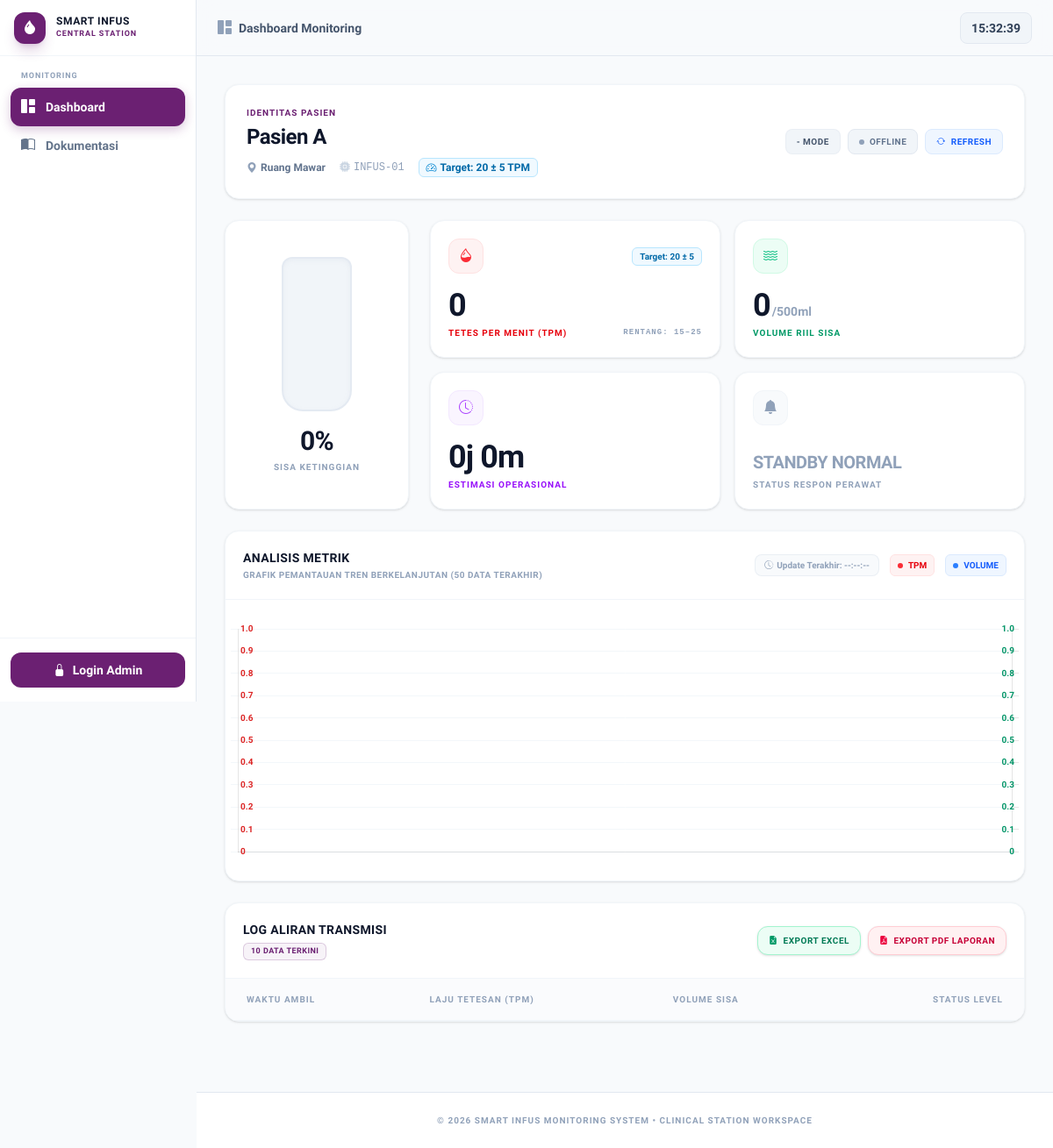
Page /detail.php?id=INFUS-01 on the committed database.
### tables this page shows
CREATE TABLE IF NOT EXISTS `devices` (
  `id`            INT(11)      NOT NULL AUTO_INCREMENT,
  `device_id`     VARCHAR(50)  NOT NULL UNIQUE,
  `nama`          VARCHAR(100) NOT NULL DEFAULT 'Infus',
  `lokasi`        VARCHAR(100) NOT NULL DEFAULT '-',
  `pasien`        VARCHAR(100) NOT NULL DEFAULT '-',
  `target_tpm`    INT(11)      NOT NULL DEFAULT 20,
  `tpm_tolerance` INT(11)      NOT NULL DEFAULT 5,
  `no_suster`     VARCHAR(20)  NOT NULL DEFAULT '',
  `no_keluarga`   VARCHAR(20)  NOT NULL DEFAULT '',
  `family_token`  VARCHAR(64)  NOT NULL DEFAULT '',
  `aktif`         TINYINT(1)   NOT NULL DEFAULT 1,
  `created_at`    TIMESTAMP    NOT NULL DEFAULT CURRENT_TIMESTAMP,
  PRIMARY KEY (`id`)
);

### config/auth.php (called while the page is built, shortened)
<?php
function isLoggedIn(): bool {
    return !empty($_SESSION['user_id']) && !empty($_SESSION['user_role']);
}
function getCurrentUser(): ?array {
    if (!isLoggedIn()) return null;
    return [
        'id'       => $_SESSION['user_id'],
        'username' => $_SESSION['user_username'] ?? '',
        'nama'     => $_SESSION['user_nama'] ?? '',
        'role'     => $_SESSION['user_role'],
    ];
}

### detail.php (the view, shortened to what this page needs)
<?php
require_once __DIR__ . '/config/auth.php';
$device_id = isset($_GET['id']) ? trim($_GET['id']) : null;
$db = getDB();
$devStmt = $db->prepare("SELECT * FROM devices WHERE device_id = :id AND aktif = 1");
$devStmt->execute([':id' => $device_id]);
$device = $devStmt->fetch();
$latestStmt = $db->prepare("
    SELECT * FROM infus_data
    WHERE device_id = :id
    ORDER BY created_at DESC
    LIMIT 1
");
$latestStmt->execute([':id' => $device_id]);
$latest = $latestStmt->fetch();
$chartLabels  = [];
$chartTPM     = [];
$chartVolume  = [];
$persen     = $latest['persen']      ?? 0;
$volumeSisa = $latest['volume_sisa'] ?? 0;
$volumeAwal = $latest['volume_awal'] ?? 500;
$tpm        = $latest['tpm']         ?? 0;
$nurseCall  = $latest['nurse_call']  ?? 0;
$mode       = $latest['mode']        ?? '-';
$estJam     = $latest['estimasi_jam'] ?? 0;
$estMnt     = $latest['estimasi_mnt'] ?? 0;
$lastUpdate = $latest['created_at']   ?? null;
$isOnline   = $lastUpdate && (strtotime($lastUpdate) >= time() - 30);
$targetTpm  = (int)($device['target_tpm'] ?? 20);
$tpmTol     = (int)($device['tpm_tolerance'] ?? 5);
$tpmMin     = max(1, $targetTpm - $tpmTol);
$tpmMax     = $targetTpm + $tpmTol;
?>
<!DOCTYPE html>
<html lang="id">
<head>
  <link rel="stylesheet" href="assets/css/style.css" />
  <link rel="stylesheet" href="https://cdn.jsdelivr.net/npm/bootstrap-icons@1.11.3/font/bootstrap-icons.min.css" />
</head>
<body class="bg-slate-50 text-slate-800 min-h-screen flex flex-col selection:bg-[#6b2072]/10 selection:text-[#6b2072] font-sans antialiased"
  data-detail-pasien="<?= htmlspecialchars($device['pasien']) ?>"
  data-detail-lokasi="<?= htmlspecialchars($device['lokasi']) ?>"
  data-target-tpm="<?= $targetTpm ?>"
  data-tpm-tol="<?= $tpmTol ?>">
  <?php require __DIR__ . '/config/navbar.php'; ?>
  <main class="max-w-7xl mx-auto w-full px-4 sm:px-6 lg:px-8 py-8 flex-1">
    <div id="detail-header-card" class="bg-white border border-slate-100 rounded-2xl p-6 shadow-sm mb-6 transition-all duration-500 <?= ($nurseCall && $isOnline) ? 'border-red-200 bg-red-50/20 ring-4 ring-red-500/5' : '' ?>">
      <div class="flex flex-col sm:flex-row justify-between items-start sm:items-center gap-4">
        <div>
          <div class="text-[10px] font-black text-[#6b2072] uppercase tracking-widest mb-1">Identitas Pasien</div>
          <h2 class="text-2xl font-black text-slate-900 tracking-tight"><?= htmlspecialchars($device['pasien']) ?></h2>
          <div class="flex flex-wrap gap-x-4 gap-y-1 mt-2">
            <span class="text-xs font-semibold text-slate-500 flex items-center gap-1">
              <i class="bi bi-geo-alt-fill text-slate-400"></i><?= htmlspecialchars($device['lokasi']) ?>
            </span>
            <span class="text-xs font-medium text-slate-400 flex items-center gap-1 font-mono">
              <i class="bi bi-cpu-fill text-slate-300"></i><?= htmlspecialchars($device['device_id']) ?>
            </span>
            <span class="inline-flex items-center gap-1 text-xs font-bold text-sky-700 bg-sky-50 border border-sky-200 px-2 py-0.5 rounded-md">
              <i class="bi bi-speedometer2 text-sky-600"></i>Target: <?= $targetTpm ?> ± <?= $tpmTol ?> TPM
            </span>
          </div>
        </div>
        <div class="flex flex-wrap items-center gap-2 self-stretch sm:self-auto">
          <span id="d-mode-badge" class="text-[10px] font-black bg-slate-100 text-slate-600 px-3 py-1.5 rounded-lg uppercase tracking-wider border border-slate-200/50">
            <?= htmlspecialchars($mode) ?> MODE
          </span>
          <span id="d-online-badge" class="inline-flex items-center gap-1.5 px-3 py-1.5 rounded-lg text-[10px] font-black tracking-wider border <?= $isOnline ? 'bg-emerald-50 text-emerald-700 border-emerald-200' : 'bg-slate-100 text-slate-500 border-slate-200' ?>">
            <span class="w-1.5 h-1.5 rounded-full <?= $isOnline ? 'bg-emerald-500 animate-pulse' : 'bg-slate-400' ?>"></span>
            <?= $isOnline ? 'CONNECTED' : 'OFFLINE' ?>
          </span>
          <button onclick="refreshDetail()" class="inline-flex items-center gap-1.5 px-3 py-1.5 bg-blue-50 hover:bg-blue-100 border border-blue-100 text-blue-600 text-[10px] font-black tracking-wider rounded-lg transition-colors">
            <i class="bi bi-arrow-repeat"></i> REFRESH
          </button>
        </div>
      </div>
    </div>
    <div class="grid grid-cols-1 lg:grid-cols-4 gap-6 mb-6">
      <div class="bg-white border border-slate-100 rounded-2xl p-6 shadow-sm flex flex-col items-center justify-center gap-4 lg:col-span-1">
        <div class="w-20 h-44 bg-slate-100 border-2 border-slate-200/80 rounded-t-xl rounded-b-3xl relative overflow-hidden shadow-inner shadow-slate-200/50">
          <div id="d-bottle-fluid"
               style="position:absolute; bottom:0; left:0; right:0; width:100%; height:<?= $persen ?>%; transition:height 1s ease-in-out; background:<?= !$isOnline ? '#94a3b8' : ($persen > 50 ? 'linear-gradient(to top,#6b2072,#a855f7)' : ($persen > 20 ? 'linear-gradient(to top,#d97706,#f59e0b)' : 'linear-gradient(to top,#dc2626,#f87171)')) ?>; <?= ($isOnline && $persen <= 20) ? 'animation:fluid-blink 1.5s infinite;' : '' ?>">
            <div style="position:absolute; top:0; left:0; right:0; width:100%; height:6px; background:rgba(255,255,255,0.2);"></div>
          </div>
        </div>
        <div class="text-center">
          <div id="d-persen-text" class="text-3xl font-black text-slate-900 tracking-tight"><?= number_format($persen,0) ?>%</div>
          <div class="text-[10px] font-bold text-slate-400 uppercase tracking-widest mt-1">Sisa Ketinggian</div>
        </div>
      </div>
      <div class="grid grid-cols-1 sm:grid-cols-2 gap-4 lg:col-span-3">
        <div class="bg-white border border-slate-100 rounded-2xl p-5 shadow-sm flex flex-col justify-between">
          <div class="flex items-center justify-between">
            <div class="w-10 h-10 bg-red-50 border border-red-100 text-red-500 rounded-xl flex items-center justify-center text-base">
              <i class="bi bi-droplet-half"></i>
            </div>
            <span id="d-tpm-badge" class="text-[10px] font-bold text-sky-700 bg-sky-50 border border-sky-200 px-2 py-0.5 rounded-md">
              Target: <?= $targetTpm ?> ± <?= $tpmTol ?>
            </span>
          </div>
          <div class="mt-4">
            <div id="d-tpm" class="text-4xl font-black text-slate-900 tracking-tight"><?= number_format($tpm,0) ?></div>
            <div class="text-[10px] font-black text-red-600 uppercase tracking-widest mt-1 flex items-center justify-between">
              <span>Tetes Per Menit (TPM)</span>
              <span id="d-tpm-range" class="text-slate-400 font-mono text-[9px] font-semibold">Rentang: <?= $tpmMin ?>–<?= $tpmMax ?></span>
            </div>
          </div>
        </div>
        <div class="bg-white border border-slate-100 rounded-2xl p-5 shadow-sm flex flex-col justify-between">
          <div class="w-10 h-10 bg-emerald-50 border border-emerald-100 text-emerald-500 rounded-xl flex items-center justify-center text-base">
            <i class="bi bi-water"></i>
          </div>
          <div class="mt-4">
            <div class="text-4xl font-black text-slate-900 tracking-tight">
              <span id="d-volume"><?= number_format($volumeSisa,0) ?></span><span class="text-sm font-bold text-slate-400 tracking-normal ml-0.5">/<?= number_format($volumeAwal,0) ?>ml</span>
            </div>
            <div class="text-[10px] font-black text-emerald-600 uppercase tracking-widest mt-1">Volume Riil Sisa</div>
          </div>
        </div>
        <?php
          $isDetailMacet = $isOnline && ((float)$tpm === 0.0) && ((float)$volumeSisa > 0);
        ?>
        <div class="bg-white border border-slate-100 rounded-2xl p-5 shadow-sm flex flex-col justify-between">
          <div class="w-10 h-10 bg-purple-50 border border-purple-100 text-purple-500 rounded-xl flex items-center justify-center text-base">
            <i class="bi bi-clock-history"></i>
          </div>
          <div class="mt-4">
            <div id="d-estimasi" class="text-4xl font-black text-slate-900 tracking-tight"><?= $isDetailMacet ? '<span class="text-purple-600">Terhenti</span>' : "{$estJam}j {$estMnt}m" ?></div>
            <div class="text-[10px] font-black text-purple-600 uppercase tracking-widest mt-1"><?= $isDetailMacet ? 'Aliran Macet (0 TPM)' : 'Estimasi Operasional' ?></div>
          </div>
        </div>
        <div id="d-nurse-card" class="bg-white border border-slate-100 rounded-2xl p-5 shadow-sm flex flex-col justify-between transition-all duration-300 <?= $nurseCall ? 'bg-red-50 border-red-200' : '' ?>">
          <div id="d-nurse-icon-box" class="w-10 h-10 rounded-xl flex items-center justify-center text-base border <?= $nurseCall ? 'bg-red-500 text-white border-red-600 animate-bounce' : 'bg-slate-50 text-slate-400 border-slate-100' ?>">
            <i class="bi bi-bell-fill"></i>
          </div>
          <div class="mt-4">
            <div id="d-nurse-status" class="text-xl font-black tracking-tight <?= $nurseCall ? 'text-red-600' : 'text-slate-400' ?>">
              <?= $nurseCall ? 'EMERGENCY ALERT' : 'STANDBY NORMAL' ?>
            </div>
            <div class="text-[10px] font-bold text-slate-400 uppercase tracking-widest mt-1">Status Respon Perawat</div>
          </div>
        </div>
      </div>
    </div>
    <div class="bg-white border border-slate-100 rounded-2xl shadow-sm mb-6 overflow-hidden">
      <div class="p-5 border-b border-slate-100 flex flex-col sm:flex-row sm:items-center justify-between gap-4">
        <div>
          <h3 class="text-sm font-black text-slate-900 tracking-wide uppercase">Analisis Metrik</h3>
          <p class="text-[10px] font-bold text-slate-400 uppercase tracking-wider mt-0.5">Grafik Pemantauan Tren Berkelanjutan (50 Data Terakhir)</p>
        </div>
        <div class="flex flex-wrap items-center gap-3">
          <span id="d-last-update" class="text-[10px] font-bold text-slate-400 border border-slate-200/60 bg-slate-50 px-2.5 py-1 rounded-lg">
            <i class="bi bi-clock-history mr-1"></i>Update Terakhir: <?= $lastUpdate ? date('H:i:s', strtotime($lastUpdate)) : '--:--:--' ?>
          </span>
          <span class="inline-flex items-center gap-1.5 text-[10px] font-black text-red-600 bg-red-50 border border-red-100 px-2 py-1 rounded-md">
            <span class="w-1.5 h-1.5 rounded-full bg-red-500"></span> TPM
          </span>
          <span class="inline-flex items-center gap-1.5 text-[10px] font-black text-blue-600 bg-blue-50 border border-blue-100 px-2 py-1 rounded-md">
            <span class="w-1.5 h-1.5 rounded-full bg-blue-500"></span> VOLUME
          </span>
        </div>
      </div>
      <div class="px-0 py-6 relative h-80 w-full">
        <canvas id="chartMain"></canvas>
      </div>
    </div>
    <div class="bg-white border border-slate-100 rounded-2xl shadow-sm overflow-hidden">
      <div class="p-5 border-b border-slate-100 flex items-center justify-between gap-4">
        <div>
          <h3 class="text-sm font-black text-slate-900 tracking-wide uppercase">Log Aliran Transmisi</h3>
          <span class="text-[9px] font-black text-[#6b2072] border border-[#6b2072]/20 bg-[#6b2072]/5 px-2 py-0.5 rounded-md mt-1 inline-block uppercase tracking-wider">10 Data Terkini</span>
        </div>
        <div class="flex items-center gap-2 flex-wrap">
          <button onclick="exportExcel()" class="inline-flex items-center gap-1.5 px-3 py-2 bg-emerald-50 hover:bg-emerald-100 border border-emerald-200 text-emerald-700 text-[10px] font-black tracking-wider rounded-xl transition-colors uppercase shadow-sm">
            <i class="bi bi-file-earmark-excel-fill text-emerald-600"></i> Export Excel
          </button>
          <button onclick="exportPDF()" class="inline-flex items-center gap-1.5 px-3 py-2 bg-rose-50 hover:bg-rose-100 border border-rose-200 text-rose-700 text-[10px] font-black tracking-wider rounded-xl transition-colors uppercase shadow-sm">
            <i class="bi bi-file-earmark-pdf-fill text-rose-600"></i> Export PDF Laporan
          </button>
        </div>
      </div>
      <div class="overflow-x-auto">
        <table class="w-full border-collapse text-left">
          <thead>
            <tr class="bg-slate-50/70 border-b border-slate-100">
              <th class="p-4 pl-6 text-[10px] font-black text-slate-400 uppercase tracking-widest">Waktu Ambil</th>
              <th class="p-4 text-[10px] font-black text-slate-400 uppercase tracking-widest">Laju Tetesan (TPM)</th>
              <th class="p-4 text-[10px] font-black text-slate-400 uppercase tracking-widest">Volume Sisa</th>
              <th class="p-4 pr-6 text-right text-[10px] font-black text-slate-400 uppercase tracking-widest">Status Level</th>
            </tr>
          </thead>
        </table>
      </div>
    </div>
  </main>
  <footer class="bg-white border-t border-slate-200 py-6 mt-12 text-center">
    <p class="text-[10px] font-bold text-slate-400 uppercase tracking-widest">&copy; <?= date('Y') ?> Smart Infus Monitoring System &bull; Clinical Station Workspace</p>
  </footer>
  <script>
    const chartLabels = <?= json_encode($chartLabels) ?>;
    const chartTPM    = <?= json_encode($chartTPM) ?>;
    const chartVolume = <?= json_encode($chartVolume) ?>;
    const deviceId    = <?= json_encode($device_id) ?>;
    const deviceMetadata = {
      deviceId: <?= json_encode($device['device_id']) ?>,
      namaAlat: <?= json_encode($device['nama']) ?>,
      pasien: <?= json_encode($device['pasien']) ?>,
      lokasi: <?= json_encode($device['lokasi']) ?>,
      mode: <?= json_encode($mode) ?>,
      volumeAwal: <?= json_encode($volumeAwal) ?>,
      petugas: <?= json_encode(getCurrentUser()['nama'] ?? 'Petugas Medis') ?>
    };
  </script>
</body>
</html>

### assets/css/style.css (style rules this page uses)
body { background-color:#f8fafc;font-family:Plus Jakarta Sans,sans-serif }

### rows in the picture
devices: pasien "Pasien A", lokasi "Ruang Mawar", device "INFUS-01", target_tpm "20", tpm_tolerance "5", tpmMin "15", tpmMax "25"

### other values in the picture
$label "Dashboard"
$pageTitle['label'] "Dashboard Monitoring"
$mode "-"
$persen "0"
$tpm "0"
$volumeSisa "0"
$volumeAwal "500"
$estJam "0"
$estMnt "0"
